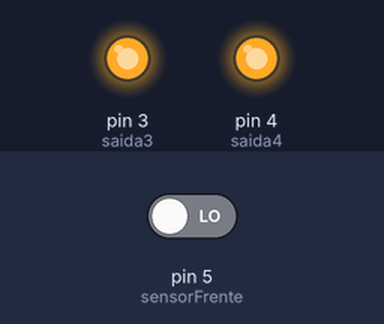
This sketch was run on a simulated Arduino Uno, built with avr-gcc and run on an emulated ATmega328P. Shown: output pins drawn as LEDs (lit = HIGH). The test bench sets the inputs (shaded band); at power-on: pin 5 (sensorFrente) LOW.

Above: at 1.2 s.
1.3 s: pin 5 (sensorFrente) driven HIGH
At 1.9 s:
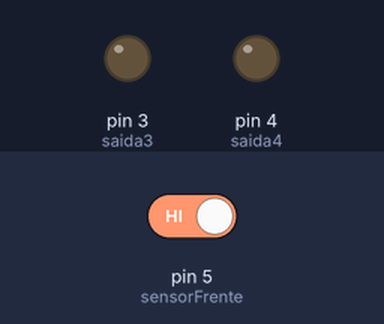
2.8 s: pin 5 (sensorFrente) driven LOW
At 4.2 s:
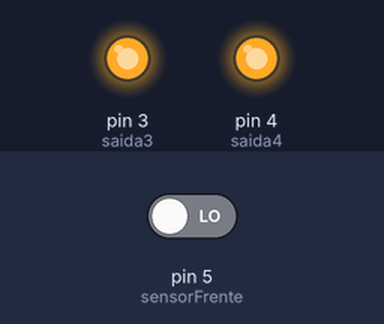
Timing chart, 0 to 5.8 s (numbered marks = the images above; inputs shaded):
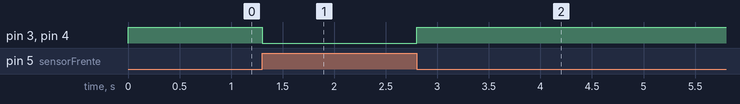

Measured:
- after the input at 1.3 s, pin 3 (saida3), pin 4 (saida4): HIGH → LOW at once
- after the input at 2.8 s, pin 3 (saida3), pin 4 (saida4): LOW → HIGH at once

The sketch:

sensorDeLinha2.ino
```cpp
#define saida3 3 //saida para o primeiro sensor de linha(Dianteiro)
#define saida4 4 //saida para o segundo sensor de linha (Traseiro)
#define sensorFrente 5 //pino para receber o sinal do fototransistor de frente
#define sensorTras 6 //pino para receber o sinal do fototransistor de tras
int estado;     //variável utilizada armazenar o estado do sensor de linha

void setup(){
  Serial.begin(9600);
  pinMode(sensorFrente,INPUT); //definindo o pino do sensor como entrada
  pinMode(sensorTras, INPUT);
  pinMode(saida3, OUTPUT); //pino para a escrita caso o sensor indentifique a linha branca
  pinMode(saida4, OUTPUT);
}

void loop(){
  digitalWrite(saida3, sensordelinhaFrente());
  digitalWrite(saida4, sensordelinhaTras());
  delay(100);
}


int sensordelinhaFrente(){
  estado = digitalRead(sensorFrente); //lê o estado do sensor (alto = inativo, baixo = ativo) //lê o estado do sensor de linha
  /*if (estado == HIGH) {
    Serial.println("preto");
  } else {
    Serial.println("branco");
  }*/
 return !estado; //retorna o inverso, logo se encontrar lihnha branca retornará true, se tiver em preto, false.
}
int sensordelinhaTras(){
  /*estado = digitalRead(sensorTras); //lê o estado do sensor (alto = inativo, baixo = ativo) //lê o estado do sensor de linha
  if (estado == HIGH) {
    Serial.println("preto");
  } else {
    Serial.println("branco");
  }*/
 return !estado; //retorna o inverso, logo se encontrar lihnha branca retornará true, se tiver em preto, false.
}
```
